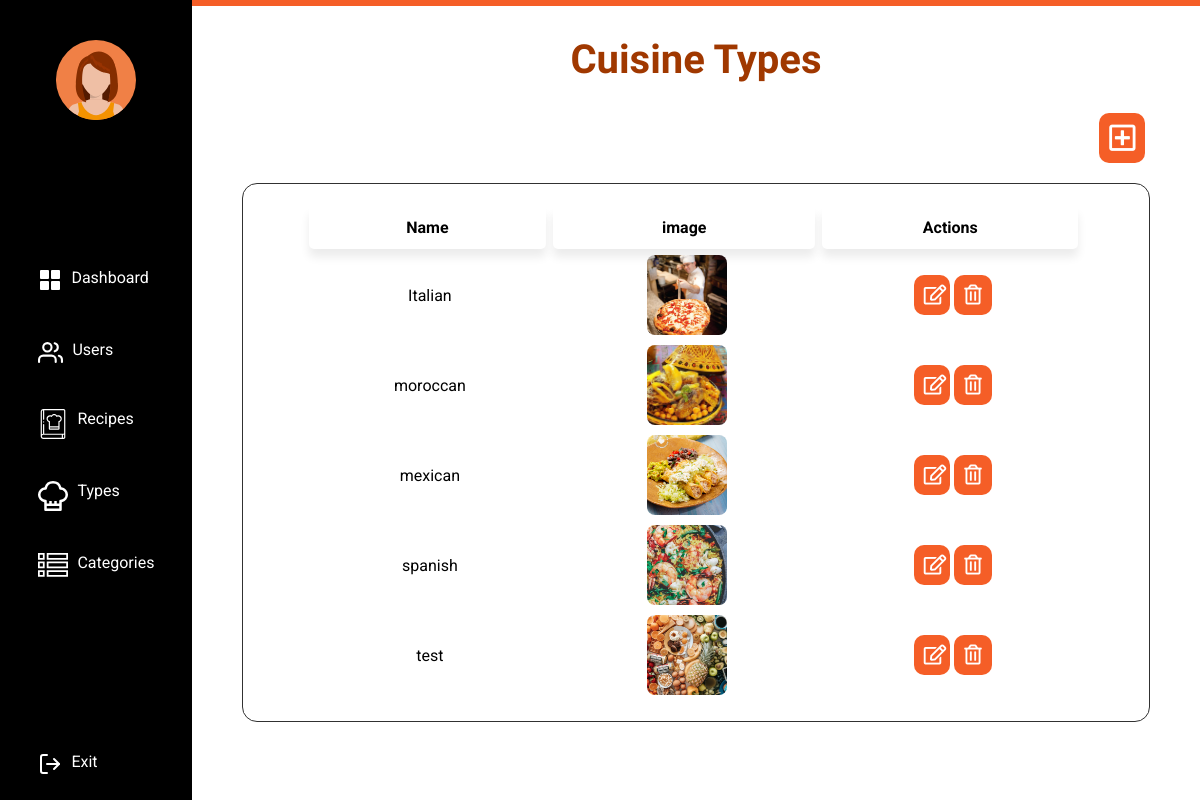
Page /types/getAll (signed in) on the committed database.
### tables this page shows
CREATE TABLE `type` (
  `id` int(11) NOT NULL,
  `name` varchar(50) DEFAULT NULL,
  `img` varchar(50) NOT NULL
);

### app/controllers/Types.php (called while the page is built, shortened)
<?php
    class Types extends Controller {
        public function __construct() {
            $this->typeModel = $this->model('Type');
        }
        public function getAll()
        {
            $types = $this->typeModel->getAll();
            $this->view('types',$types);
        }
}

### app/libraries/Core.php (called while the page is built, shortened)
<?php
  class Core {
    protected $currentMethod = 'index';
    public function __construct(){
      $url = $this->getUrl();
      if(file_exists('../app/controllers/' . ucwords($url[0]). '.php')){
        unset($url[0]);
      }
      $this->currentController = new $this->currentController;
      if(isset($url[1])){
        if(method_exists($this->currentController, $url[1])){
          $this->currentMethod = $url[1];
          unset($url[1]);
        }
      }
      $this->currentController->data=json_decode(file_get_contents("php://input"),true);
      $this->params = $url ? array_values($url) : [];
      call_user_func_array([$this->currentController, $this->currentMethod], $this->params);
    }
    public function getUrl(){
      if(isset($_GET['url'])){
        $url = rtrim($_GET['url'], '/');
        $url = filter_var($url, FILTER_SANITIZE_URL);
        $url = explode('/', $url);
        return $url;
      }
    }
  }

### app/require.php (called while the page is built, shortened)
<?php
    require_once 'libraries/Core.php';
    require_once 'libraries/Controller.php';
    require_once 'libraries/Database.php';
    $init = new Core();

### public/index.php (called while the page is built)
<?php
    require_once '../app/require.php';

### app/libraries/Database.php (called while the page is built, shortened)
<?php
    class Database {
        private $dbHost = DB_HOST;
        private $dbUser = DB_USER;
        private $dbPass = DB_PASS;
        private $dbName = DB_NAME;
        private $statement;
        private $dbHandler;
        public function __construct() {
            $conn = 'mysql:host=' . $this->dbHost . ';dbname=' . $this->dbName;
            $options = array(
                PDO::ATTR_PERSISTENT => true,
                PDO::ATTR_ERRMODE => PDO::ERRMODE_EXCEPTION
            );
            try {
                $this->dbHandler = new PDO($conn, $this->dbUser, $this->dbPass, $options);
            } catch (PDOException $e) {
                $this->error = $e->getMessage();
                echo $this->error;
            }
        }
        public function query($sql) {
            $this->statement = $this->dbHandler->prepare($sql);
        }
        public function execute() {
            return $this->statement->execute();
        }
        public function resultSet() {
            $this->execute();
            return $this->statement->fetchAll(PDO::FETCH_ASSOC);
        }
    }

### app/models/Type.php (called while the page is built, shortened)
<?php
   class Type {
    private $db;
    public function __construct() {
        $this->db = new Database;
    }
    public function getAll() {
        $this->db->query("SELECT * FROM type");
        $types = $this->db->resultSet();
        return $types;
    }
   }
?>

### app/views/types.php (the view, shortened to what this page needs)
<html lang="en">
<head>
    <link rel="stylesheet" href="<?php echo CSS_PATH ?>/dashbord.css">
    <link rel="stylesheet" href="path/to/font-awesome/css/font-awesome.min.css">
    <link rel="stylesheet" href="https://cdnjs.cloudflare.com/ajax/libs/font-awesome/5.15.2/css/all.min.css"
 />
</head>
<body >
<div class="admin">
<div class="sidebar">
    <div>
    <img src="<?php echo IMAGE ?>Fichier 4.svg" class="grande-image">
    </div>
    <div>
             <div id="sb">
                <a href="<?php echo URLROOT ?>/recipes/getRecipes">
                      <p>Dashboard</p>
                </a>
            </div>
        <div id="sb"><a href="<?php echo URLROOT ?>/users/getUsers">
     <p>Users</p></a></div>
        <div id="sb"><a href="<?php echo URLROOT ?>/recipes/getDetails">
        <p>Recipes</p>
    </a>
    </div>
       <div id="sb">
           <a href="<?php echo URLROOT ?>/types/getAll">
           <p>Types</p>
           </a>
           </div>
           <div id="sb">
               <a href="<?php echo URLROOT?>/categories/getAll">
               <p>Categories</p>
               </a>
           </div>
        </div>
              <div id="sb">
                <a href="<?php echo URLROOT?>/users/logout">
                   <p>Exit</p>  </a>
              </div>
    </div>
        <div class="content">
            <div class="title">
            </div>
            <h2>Cuisine Types</h2>
            <div class="add">
                <a href="<?php echo URLROOT ?>/types/AddType"><i class="far fa-plus-square"></i></a>
            </div>
            <div class="table-container">
                <table>
                    <tr>
                        <th><h6>Name</h6></th>
                        <th><h6>image</h6></th>
                        <th><h6>Actions</h6></th>
                    </tr>
                    <?php
                     $i=1;
                    foreach ($data as $row){
                    ?>
                    <form action="<?php echo URLROOT ?>/types/edit" method="post" enctype="multipart/form-data">
                    <tr>
                    <td>
                    <label id="labelname<?=$i?>"><?= $row['name'] ?></label>
                    </td>
                    <td class="text-center">
                    <label id="labelimg<?=$i?>"><img src="<?php echo IMAGE.$row['img']?>" alt=""></label>
                    </td>
                    <td  >
                    <a class="edit" onclick="edit(<?=$i?>)" id="editButton<?= $i ?>"><i class="far fa-edit"></i></a>
                    <a class="edit" href="" id="deleteButton<?= $i ?>"><i class="far fa-trash-alt"></i></a>
                    </td>
                    </tr>
                    </form>
                        <?php $i++; }?>
                </table>
            </div>
            </div>
</body>
</html>

### app/libraries/Controller.php (shortened to what this page needs)
<?php
    class Controller {
        public function view($view, $data = []) {
            if (file_exists('../app/views/' . $view . '.php')) {
                require_once '../app/views/' . $view . '.php';
            } else {
                die("View does not exists.");
            }
        }
    }

### public/css/dashbord.css (style rules this page uses)
* { padding: 0; margin: 0; font-family: "Roboto", sans-serif; -webkit-box-sizing: border-box; box-sizing: border-box; }
.sidebar { width: 16%; max-height: 100%; background-color: #000; padding-top: 40px; font-family: 'Yomogi'; display: -webkit-box; display: -ms-flexbox; display: flex; -webkit-box-orient: vertical; -webkit-box-direction: normal; -ms-flex-direction: column; flex-direction: column; position: fixed; height: 100vh; text-align: center; -webkit-box-pack: justify; -ms-flex-pack: justify; justify-content: space-between; }
.sidebar img { width: 80px; }
.content { width: 84%; margin-left: 16%; display: -webkit-box; display: -ms-flexbox; display: flex; -webkit-box-orient: vertical; -webkit-box-direction: normal; -ms-flex-direction: column; flex-direction: column; }
#sb { padding-left: 20%; height: 9vh; display: -webkit-box; display: -ms-flexbox; display: flex; -webkit-box-align: center; -ms-flex-align: center; align-items: center; }
#sb a { display: -webkit-box; display: -ms-flexbox; display: flex; -webkit-box-orient: horizontal; -webkit-box-direction: normal; -ms-flex-direction: row; flex-direction: row; }
.admin { display: -webkit-box; display: -ms-flexbox; display: flex; height: 100%; -webkit-box-pack: justify; -ms-flex-pack: justify; justify-content: space-between; }
.title { display: -webkit-box; display: -ms-flexbox; display: flex; -webkit-box-pack: justify; -ms-flex-pack: justify; justify-content: space-between; background-color: #f55e27; color: white; padding-top: 6px; padding-right: 15px; padding-left: 15px; }
a { text-decoration: none !important; color: white !important; }
a p { margin: 0px 10px 0 9px; }
h2 { color: #a03800; text-align: center; padding-top: 30px; padding-bottom: 30px; font-size: 40px; font-family: "Yomogi", cursive; }
.table-container { padding: 20px; margin: 0 auto; width: 90%; border: 1px solid #313131; border-radius: 15px; margin-top: 20px; }
.table-container table { margin: 0 auto; width: 90%; }
.table-container table th h6 { padding: 12px; border-radius: 5px; margin-right: 5px; text-align: center; background-color: white; font-size: 16px; -webkit-box-shadow: 0px 8px 10px #00000014; box-shadow: 0px 8px 10px #00000014; }
.table-container table td { padding: 4px; text-align: center; }
.table-container table td img { width: 80px; height: 80px; -o-object-fit: cover; object-fit: cover; border-radius: 10%; }
.edit i { font-size: 20px; color: white; background-color: #f55e27; padding: 10px 4px 10px 10px; border-radius: 10px; cursor: pointer; }
.edit .fa-trash-alt { padding: 10px 10px 10px 10px; }
.add { margin-left: 90%; }
.add i { font-size: 30px; padding: 10px 10px 10px 10px; color: white; background-color: #f55e27; border-radius: 10px; }
form { padding-top: 30px; padding-bottom: 30px; margin: 30px auto; width: 50%; display: -webkit-box; display: -ms-flexbox; display: flex; -webkit-box-orient: vertical; -webkit-box-direction: normal; -ms-flex-direction: column; flex-direction: column; background-color: white; border-radius: 7px; }

### rows in the picture
type: name "Italian", img (picture)
type: name "moroccan", img (picture)
type: name "mexican", img (picture)
type: name "spanish", img (picture)
type: name "test", img (picture)
